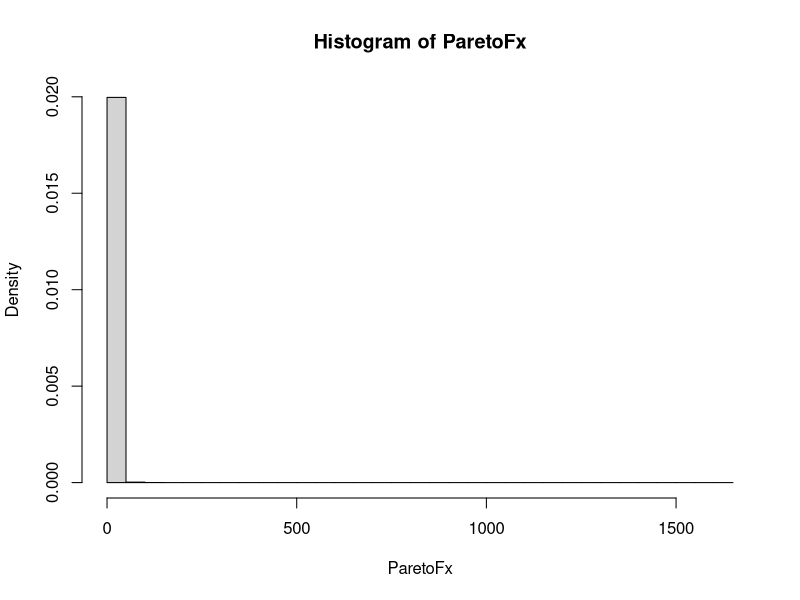
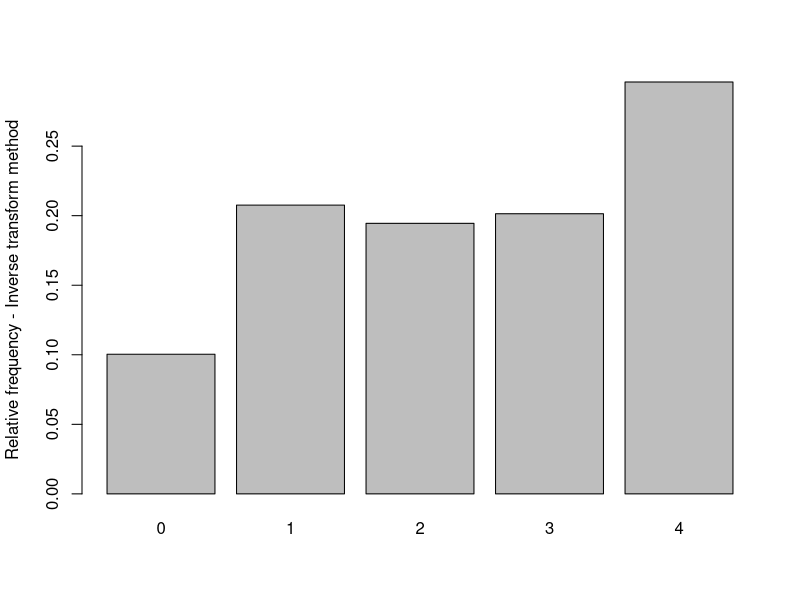
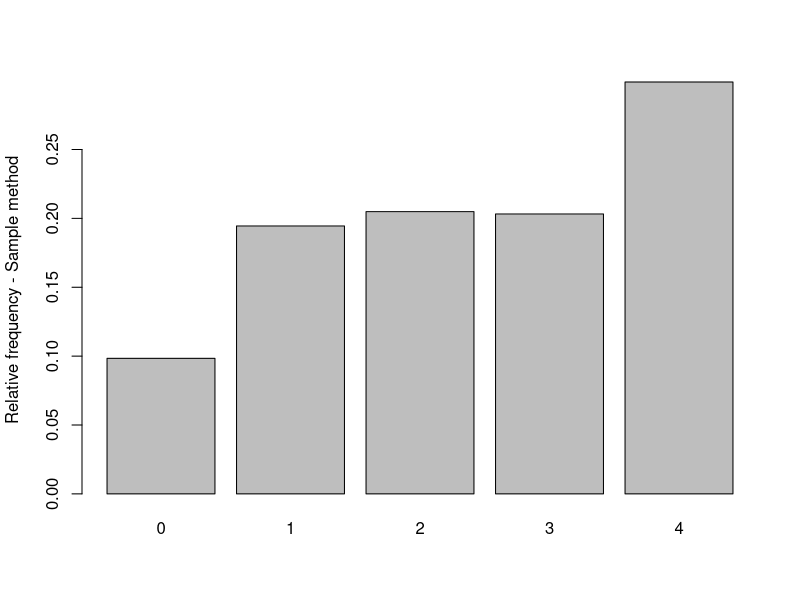
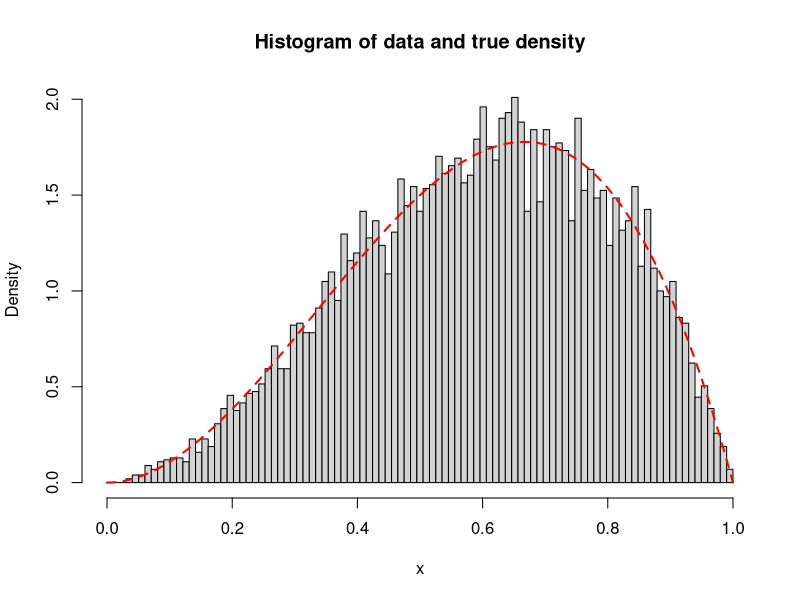

The R source for these figures, in order:
## ---- chunk 1
simPareto <- function(nSim, a, b) {
  u <- runif(nSim)
  return(b*(1-u)^(-1/a))
}

nSim = 1000000
ParetoFx <- simPareto(nSim = nSim, a = 2, b = 2)
hist(ParetoFx, breaks=30, prob=TRUE)
## ---- chunk 2
# Alternatively the built in sample function can be used 
## Generating data from the number of heads example where 
## f(0)=1/8, f(1)=3/8, f(2)=3/8 and f(3)=1/8

# Function for simulating number of heads according to the distribution above
discrv <- function(Nsim){
   U <- runif(Nsim)
   X <- rep(0,Nsim)
   X[(U>0.1) & (U<=0.3)] <- 1
   X[(U>0.3) & (U<=0.5)] <- 2
   X[(U>0.5) & (U<=0.7)] <- 3
   X[U>0.7] <- 4
   return(X)
}

Nsim <- 10000

dfx <- discrv(Nsim)
relfreq <- table(dfx)/Nsim
barplot(relfreq,ylab="Relative frequency - Inverse transform method")

# Alternatively the built in sample function can be used 
dfx2 <- sample(0:4,size=Nsim,replace=TRUE,prob=c(0.1,0.2,0.2,0.2,0.3))
relfreq <- table(dfx2)/Nsim
barplot(relfreq,ylab="Relative frequency - Sample method")
## ---- chunk 3
### Examples of acceptance-rejection sampling

## Generating data from the density f(x)=12x^2(1-x) for 0<x<1
# Using the uniform distribution as proposal distribution
genfxdata <- function(Nsim){
  k <- 0 # counter for accepted
  j <- 0 # iterations
  x <- numeric(Nsim) # vector for accepted
  while(k<Nsim){
    u <- runif(1)
    j <- j+1
    y <- runif(1,min=0,max=1) # proposal distribution
    if(u < (12*y^2*(1-y))/(16/9) ){ # Then we accept
      k <- k+1
      x[k] <- y
    }
  }
  print(paste("Performed ",j,"iterations to simulate",Nsim,"data."))
  return(x)
}

# Repeat the lines below for different values of Nsim
Nsim <- 10000
x <- genfxdata(Nsim=Nsim)
# Histogram of simulated data with true density on top as red line
hist(x, prob = TRUE,breaks=seq(0,1,length.out=max(10,sqrt(Nsim))),
     main="Histogram of data and true density")
curve(12*x^2*(1-x), col = "red", lty = 2, lwd = 2, add = TRUE,xlim=c(0,1))
# Mean of the data
mean(x)
# P(X<0.5)
sum(x<0.5)/Nsim
